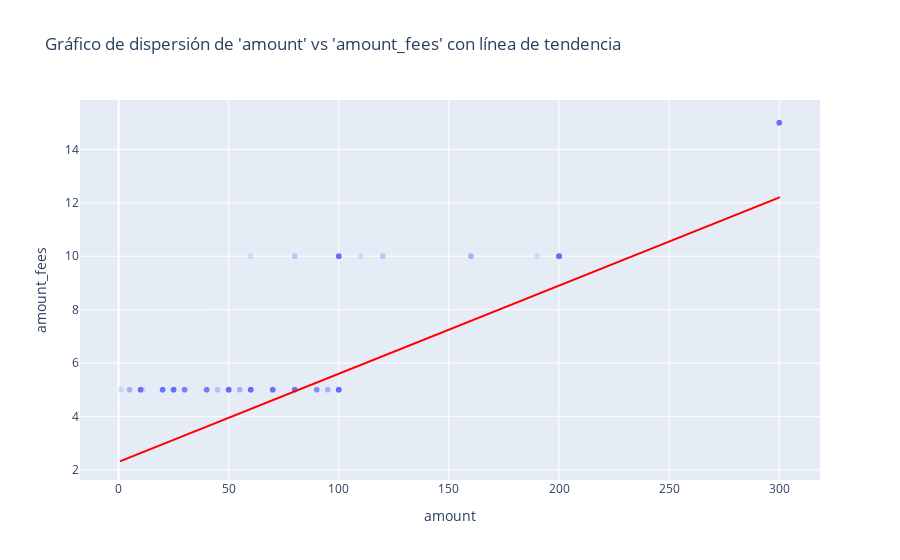

The cell this chart's notebook holds for it:
### Code cell
# sns.scatterplot(data=df, x='amount', y='amount_fees', alpha=0.2)
fig = px.scatter(df, x='amount', y='amount_fees', opacity=0.2, title=f'Gráfico de dispersión de \'amount\' vs \'amount_fees\' con línea de tendencia', trendline="ols") # Agregar línea de tendencia (OLS)
# fig.update_traces(line=dict(color='red', width=2))
fig.update_traces(line=dict(color='red'), selector=dict(mode='lines')) # Cambiar el color de la línea de tendencia
fig.show()

### Figure 1 — Plotly figure (JSON) as saved in the notebook; plotly's stock layout.template omitted (floating-point values rounded to 4 significant figures; data arrays with more than 128 entries replaced by an {"elided": "..."} marker saying what was removed)
{"data": [{"hovertemplate": "amount=%{x}<br>amount_fees=%{y}<extra></extra>", "legendgroup": "", "marker": {"color": "#636efa", "opacity": 0.2, "symbol": "circle"}, "mode": "markers", "name": "", "showlegend": false, "type": "scattergl", "x": {"elided": "3059 int values"}, "xaxis": "x", "y": {"elided": "3059 int values"}, "yaxis": "y"}, {"hovertemplate": "<b>OLS trendline</b><br>amount_fees = 0.033014 * amount + 2.29625<br>R<sup>2</sup>=0.674227<br><br>amount=%{x}<br>amount_fees=%{y} <b>(trend)</b><extra></extra>", "legendgroup": "", "line": {"color": "red"}, "marker": {"color": "#636efa", "symbol": "circle"}, "mode": "lines", "name": "", "showlegend": false, "type": "scattergl", "x": {"elided": "3059 int values"}, "xaxis": "x", "y": {"elided": "3059 float values"}, "yaxis": "y"}], "layout": {"legend": {"tracegroupgap": 0}, "title": {"text": "Gráfico de dispersión de 'amount' vs 'amount_fees' con línea de tendencia"}, "xaxis": {"anchor": "y", "domain": [0, 1], "title": {"text": "amount"}}, "yaxis": {"anchor": "x", "domain": [0, 1], "title": {"text": "amount_fees"}}}}
